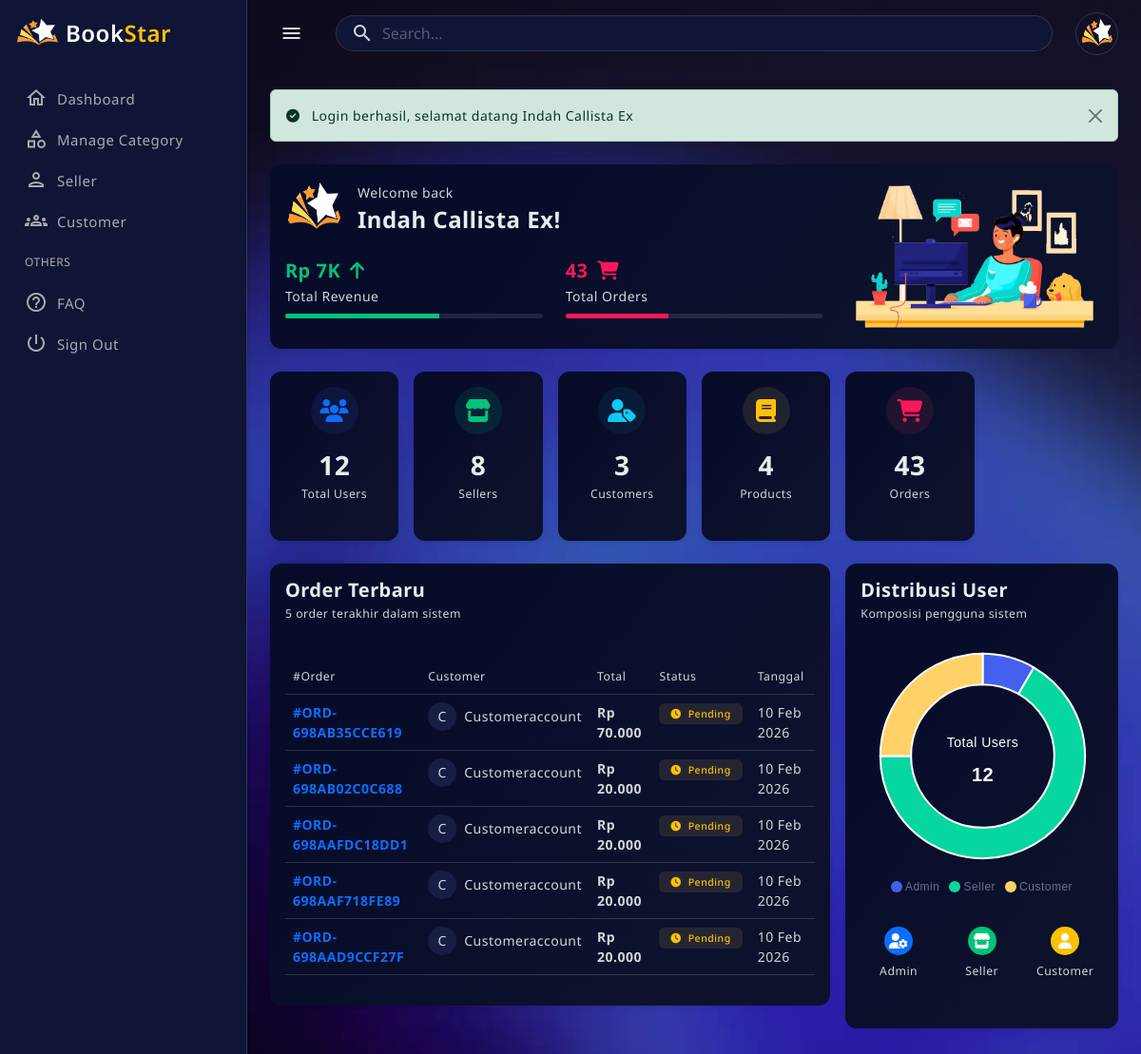
The page /public/?c=admin&m=dashboard (signed in) on the database its author committed.
### tables this page shows
CREATE TABLE `users` (
  `id` int(11) NOT NULL,
  `role_id` int(11) NOT NULL,
  `name` varchar(100) NOT NULL,
  `email` varchar(100) NOT NULL,
  `no_tlp` varchar(20) DEFAULT NULL,
  `password` varchar(255) NOT NULL,
  `nik` varchar(20) DEFAULT NULL,
  `address` text DEFAULT NULL,
  `no_rekening` varchar(50) DEFAULT NULL,
  `qris_image` varchar(255) DEFAULT NULL,
  `is_online` tinyint(1) DEFAULT 0,
  `is_super_admin` tinyint(1) DEFAULT 0,
  `created_at` timestamp NOT NULL DEFAULT current_timestamp(),
  `updated_at` timestamp NOT NULL DEFAULT current_timestamp() ON UPDATE current_timestamp(),
  `reset_token` varchar(255) DEFAULT NULL,
  `reset_expired` datetime DEFAULT NULL,
  `photo` varchar(255) DEFAULT NULL,
  `status` enum('aktif','nonaktif') DEFAULT 'aktif',
  `last_activity` datetime DEFAULT NULL,
  `is_deleted` tinyint(1) NOT NULL DEFAULT 0
);

CREATE TABLE `orders` (
  `id` int(11) NOT NULL,
  `order_code` varchar(50) NOT NULL,
  `checkout_code` varchar(50) DEFAULT NULL,
  `customer_id` int(11) NOT NULL,
  `seller_id` int(11) NOT NULL,
  `total_price` decimal(12,2) NOT NULL,
  `payment_method` enum('transfer','qris') NOT NULL,
  `payment_proof` varchar(255) DEFAULT NULL,
  `approval_status` enum('pending','approved','rejected') DEFAULT 'pending',
  `order_status` enum('pending','paid','shipped','refund') DEFAULT 'pending',
  `shipping_address` text NOT NULL,
  `tracking_url` text DEFAULT NULL,
  `resi` varchar(100) DEFAULT NULL,
  `created_at` timestamp NOT NULL DEFAULT current_timestamp(),
  `updated_at` timestamp NOT NULL DEFAULT current_timestamp() ON UPDATE current_timestamp(),
  `reject_reason` text DEFAULT NULL
);

### app/views/admin/dashboard.php (the view, shortened to what the rows shown need)
<?php require APP_PATH . '/views/layouts/admin/header.php'; ?>
<main class="main-wrapper">
  <div class="main-content">
    <div class="card border-0 shadow-sm mb-4">
      <div class="card-body">
        <div class="row align-items-center">
          <div class="col-md-8">
            <div class="d-flex align-items-center mb-4">
              <img src="<?= htmlspecialchars($photo) ?>"
                   class="rounded-circle me-3"
                   width="60" height="60"
                   alt="user">
              <div>
                <p class="text mb-1">Welcome back</p>
                <h4 class="fw-bold mb-0"><?= htmlspecialchars($name) ?>!</h4>
              </div>
            </div>
          </div>
        </div>
      </div>
    </div>
    <div class="row g-3 mb-4">
      <div class="col-lg-8">
<div class="card border-0 shadow-sm">
          <div class="card-body">
            <?php if (!empty($data['recentOrders'])): ?>
              <div class="table-responsive">
                <table class="table table-hover">
                  <thead>
                    <tr class="border-bottom">
                      <th class="text small fw-normal">#Order</th>
                      <th class="text small fw-normal">Customer</th>
                      <th class="text small fw-normal">Total</th>
                      <th class="text small fw-normal">Status</th>
                      <th class="text small fw-normal">Tanggal</th>
                    </tr>
                  </thead>
                  <tbody>
                    <?php foreach ($data['recentOrders'] as $order): ?>
                      <tr>
                        <td>
                          <span class="fw-bold text-primary">#<?= htmlspecialchars($order['order_code'] ?? 'N/A') ?></span>
                        </td>
                        <td>
                          <div class="d-flex align-items-center">
                            <div class="bg-light rounded-circle d-flex align-items-center justify-content-center me-2"
                                 style="width: 30px; height: 30px;">
                              <?= strtoupper(substr(($order['customer_name'] ?? $order['customer'] ?? 'Customer'), 0, 1)) ?>
                            </div>
                            <span><?= htmlspecialchars($order['customer_name'] ?? $order['customer'] ?? 'Customer') ?></span>
                          </div>
                        </td>
                        <td class="fw-bold">
                          Rp <?= number_format($order['total_price'] ?? 0, 0, ',', '.') ?>
                        </td>
                        <td>
                          <?php
                          $status = $order['status'] ?? $order['approval_status'] ?? 'pending';
                          $statusConfig = [
                            'approved' => ['color' => 'success', 'icon' => 'check-circle'],
                            'pending' => ['color' => 'warning', 'icon' => 'clock'],
                            'rejected' => ['color' => 'danger', 'icon' => 'times-circle'],
                            'completed' => ['color' => 'success', 'icon' => 'check-circle'],
                            'processing' => ['color' => 'info', 'icon' => 'sync']
                          ];
                          $config = $statusConfig[strtolower($status)] ?? ['color' => 'secondary', 'icon' => 'circle'];
                          ?>
                          <span class="badge bg-soft-<?= $config['color'] ?> text-<?= $config['color'] ?>">
                            <i class="fas fa-<?= $config['icon'] ?> me-1"></i>
                            <?= ucfirst($status) ?>
                          </span>
                        </td>
                        <td class="text">
                          <?= date('d M Y', strtotime($order['created_at'] ?? date('Y-m-d'))) ?>
                        </td>
                      </tr>
                    <?php endforeach; ?>
                  </tbody>
                </table>
              </div>
            <?php endif; ?>
          </div>
        </div>
      </div>
    </div>
  </div>
</main>
<?php require APP_PATH . '/views/layouts/admin/footer.php'; ?>

### app/views/layouts/admin/header.php (shortened to what the rows shown need)
<?php
$user = $_SESSION['user'] ?? null;
$photo = (!empty($user['photo']))
  ? BASE_URL . '/uploads/profile/' . $user['photo']
  : 'https://placehold.co/110x110/png';
$name  = $user['name'] ?? 'Guest';
?>
<!doctype html>
<html lang="en" data-bs-theme="blue-theme">
<head>
  <link href="<?= BASE_URL ?>/assets/css/pace.min.css" rel="stylesheet">
  <link href="<?= BASE_URL ?>/assets/plugins/perfect-scrollbar/css/perfect-scrollbar.css" rel="stylesheet">
  <link href="<?= BASE_URL ?>/assets/plugins/metismenu/metisMenu.min.css" rel="stylesheet">
  <link href="<?= BASE_URL ?>/assets/plugins/metismenu/mm-vertical.css" rel="stylesheet">
  <link href="<?= BASE_URL ?>/assets/plugins/simplebar/css/simplebar.css" rel="stylesheet">
  <link href="<?= BASE_URL ?>/assets/css/bootstrap.min.css" rel="stylesheet">
  <link href="https://cdn.jsdelivr.net/npm/bootstrap-icons/font/bootstrap-icons.css" rel="stylesheet">
  <link rel="stylesheet" href="https://cdn.jsdelivr.net/npm/@tabler/icons-webfont@latest/tabler-icons.min.css">
  <link rel="stylesheet" href="https://cdnjs.cloudflare.com/ajax/libs/font-awesome/6.4.0/css/all.min.css">
  <link href="<?= BASE_URL ?>/assets/css/bootstrap-extended.css" rel="stylesheet">
  <link href="<?= BASE_URL ?>/assets/css/main.css" rel="stylesheet">
  <link href="<?= BASE_URL ?>/assets/css/dark-theme.css" rel="stylesheet">
  <link href="<?= BASE_URL ?>/assets/css/blue-theme.css" rel="stylesheet">
  <link href="<?= BASE_URL ?>/assets/css/semi-dark.css" rel="stylesheet">
  <link href="<?= BASE_URL ?>/assets/css/bordered-theme.css" rel="stylesheet">
  <link href="<?= BASE_URL ?>/assets/css/responsive.css" rel="stylesheet">
</head>
<body>
  <div class="wrapper">
    <header class="top-header">
      <nav class="navbar navbar-expand align-items-center gap-4">
        <ul class="navbar-nav gap-1 nav-right-links align-items-center">
          <li class="nav-item dropdown">
            <a href="javascript:;" class="dropdown-toggle dropdown-toggle-nocaret" data-bs-toggle="dropdown">
              <img src="<?= $photo ?>" class="rounded-circle p-1 border" width="45" height="45" alt="User">
            </a>
          </li>
        </ul>
      </nav>
    </header>

### rows shown on the page
users: photo (picture), name "Indah Callista Ex"
orders: order_code "ORD-698AB35CCE619", customer.name "C", customer.name "Customeraccount", total_price "70.000", approval_status "Pending"
orders: order_code "ORD-698AB02C0C688", customer.name "C", customer.name "Customeraccount", total_price "20.000", approval_status "Pending"
orders: order_code "ORD-698AAFDC18DD1", customer.name "C", customer.name "Customeraccount", total_price "20.000", approval_status "Pending"
orders: order_code "ORD-698AAF718FE89", customer.name "C", customer.name "Customeraccount", total_price "20.000", approval_status "Pending"
orders: order_code "ORD-698AAD9CCF27F", customer.name "C", customer.name "Customeraccount", total_price "20.000", approval_status "Pending"

### other values the page prints
$_SESSION['success'] "Login berhasil, selamat datang Indah Callista Ex"
$data['totalOrders'] "43"
$card[1] "12"
$card[0] "Total Users"
$card[1] "8"
$card[0] "Sellers"
$card[1] "3"
$card[0] "Customers"
$card[1] "4"
$card[0] "Products"
$card[1] "43"
$card[0] "Orders"
